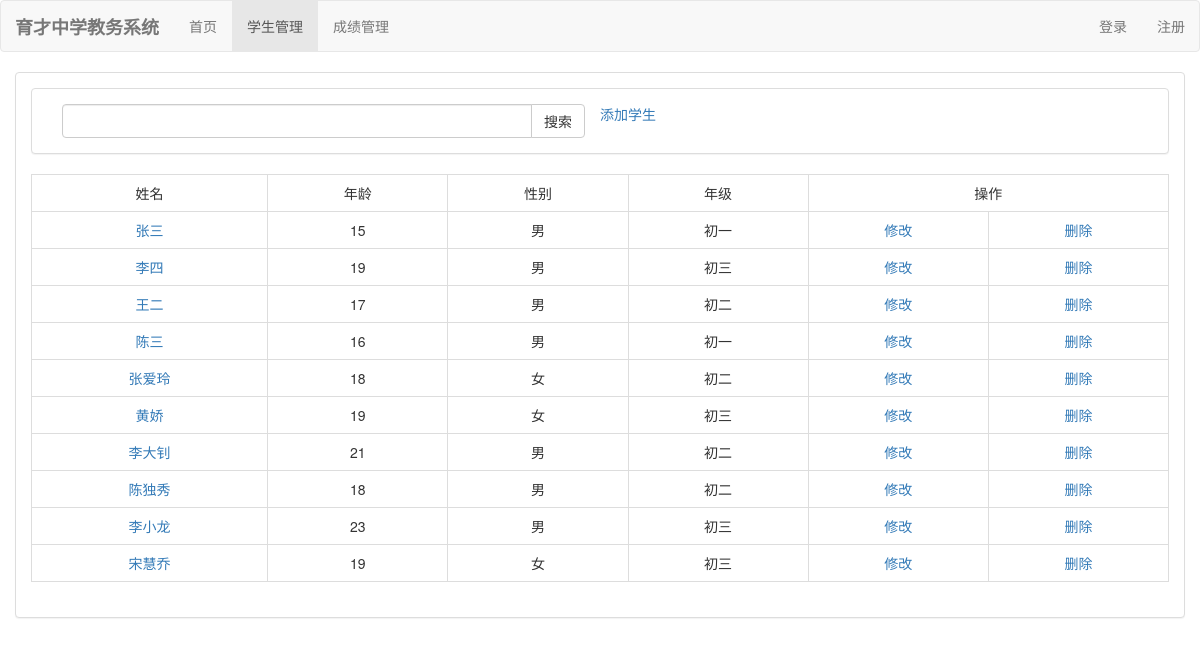
Page /students/student_list/ on the committed database.
### students/models.py (models this page shows, shortened)
class Students(models.Model):
    classes_choices = (
        ('1', '初一'),
        ('2', '初二'),
        ('3', '初三'),
    )
    sex_choices = (
        ('1', '男'),
        ('2', '女'),
    )
    name = models.CharField('学生姓名', max_length=20)
    age = models.IntegerField('学生年龄')
    classes = models.CharField('年级', max_length=30, choices=classes_choices, default='1')
    sex = models.CharField('性别', max_length=20, choices=sex_choices, default='1')
    class Meta:
        verbose_name = '学生列表'
        verbose_name_plural = verbose_name

### students/views.py (the view)
# urls.py: path('student_list/', StudentView.as_view(), name='student_list'),
class StudentView(ListView):
    queryset = Students.objects.all()
    template_name = 'students_list.html'
    context_object_name = 'student_list'

### templates/students_list.html
{% extends 'base.html' %}
{% load staticfiles %}
{% block home2 %}class="active"{% endblock %}
{% block content %}
    <div class="container">
        <div class="row">
            <div class="panel panel-default">
                <div class="panel-body">
                    <div class="panel panel-default">
                        <div class="panel-body">
                            <div class="col-md-6">
                                <div class="input-group">
                                    <input type="text" class="form-control">
                                    <span class="input-group-btn">
                                        <input type="submit" class="btn btn-default" value="搜索">
                                    </span>
                                </div>
                            </div>
                            <a href="{% url 'student_add' %}">添加学生</a>
                        </div>
                    </div>
                    <table class="table table-bordered">
                        <tr>
                            <td>姓名</td>
                            <td>年龄</td>
                            <td>性别</td>
                            <td>年级</td>
                            <td colspan="2">操作</td>
                        </tr>
                        {% for student in student_list %}
                            <tr>
                                <td><a href="{% url 'student_detail' student.pk %}">{{ student.name }}</a></td>
                                <td>{{ student.age }}</td>
                                <td>{{ student.get_sex_display}}</td>
                                <td>{{ student.get_classes_display }}</td>
                                <td><a href="{% url 'student_edit' student.pk %}">修改</a></td>
                                <td><a href="{% url 'student_del' student.pk %}">删除</a></td>
                            </tr>
                        {% endfor %}
                    </table>
                </div>
            </div>
        </div>
    </div>
{% endblock %}

### templates/base.html (shortened to what this page needs)
{% load staticfiles %}
<!DOCTYPE html>
<html lang="en">
<head>
    <link rel="stylesheet" href="{% static 'bootstrap-3.3.7/css/bootstrap.css' %}">
    <link rel="stylesheet" href="{% static 'bootstrap-3.3.7/css/base.css' %}">
</head>
<body>
    <nav class="navbar navbar-default">
        <div class="container">
            <div class="row">
                <a href="{% url 'home' %}" class="navbar-brand"><b>育才中学教务系统</b></a>
                <ul class="nav navbar-nav">
                    <li role="presentation" {% block home1 %}{% endblock %}><a href="{% url 'home' %}">首页</a></li>
                    <li role="presentation" {% block home2 %}{% endblock %}><a href="{% url 'student_list' %}">学生管理</a></li>
                    <li role="presentation" {% block home3 %}{% endblock %}><a href="#">成绩管理</a></li>
                </ul>
                <ul class="nav navbar-nav navbar-right">
                    <li><a href="#">登录</a></li>
                    <li><a href="#">注册</a></li>
                </ul>
            </div>
        </div>
    </nav>
    {% block content %}{% endblock %}
</body>
</html>

### rows in the picture
Students: name "张三", age "15", sex "男", classes "初一"
Students: name "李四", age "19", sex "男", classes "初三"
Students: name "王二", age "17", sex "男", classes "初二"
Students: name "陈三", age "16", sex "男", classes "初一"
Students: name "张爱玲", age "18", sex "女", classes "初二"
Students: name "黄娇", age "19", sex "女", classes "初三"
Students: name "李大钊", age "21", sex "男", classes "初二"
Students: name "陈独秀", age "18", sex "男", classes "初二"
Students: name "李小龙", age "23", sex "男", classes "初三"
Students: name "宋慧乔", age "19", sex "女", classes "初三"
